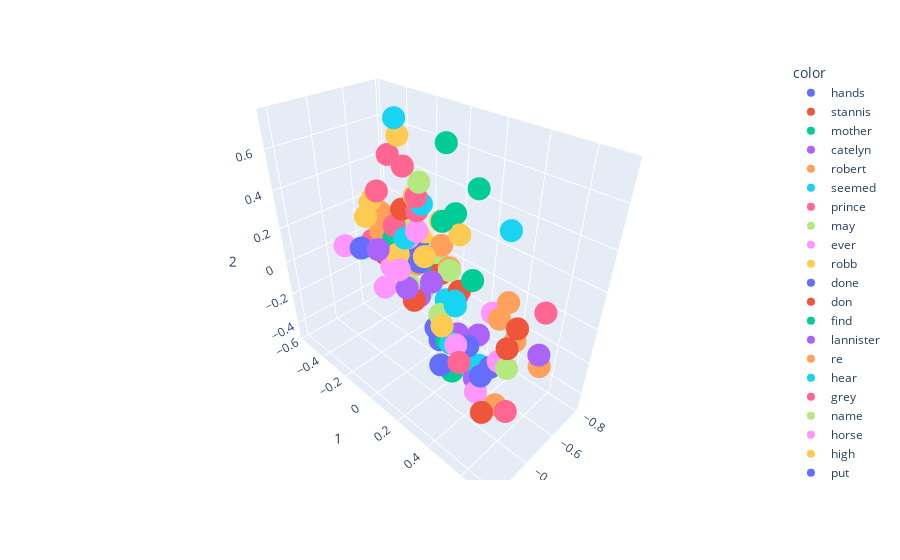

Here is the notebook cell this chart was saved with:
### Code cell
import plotly.express as px
fig = px.scatter_3d(X[200:300],x=0,y=1,z=2, color=y[200:300])
fig.show()

### Figure 1 — Plotly figure (JSON) as saved in the notebook; plotly's stock layout.template omitted (floating-point values rounded to 4 significant figures)
{"data": [{"hovertemplate": "color=hands<br>0=%{x}<br>1=%{y}<br>2=%{z}<extra></extra>", "legendgroup": "hands", "marker": {"color": "#636efa", "symbol": "circle"}, "mode": "markers", "name": "hands", "scene": "scene", "showlegend": true, "type": "scatter3d", "x": [-0.5166], "y": [0.436], "z": [-0.2443]}, {"hovertemplate": "color=stannis<br>0=%{x}<br>1=%{y}<br>2=%{z}<extra></extra>", "legendgroup": "stannis", "marker": {"color": "#EF553B", "symbol": "circle"}, "mode": "markers", "name": "stannis", "scene": "scene", "showlegend": true, "type": "scatter3d", "x": [-0.6464], "y": [-0.2774], "z": [0.2453]}, {"hovertemplate": "color=mother<br>0=%{x}<br>1=%{y}<br>2=%{z}<extra></extra>", "legendgroup": "mother", "marker": {"color": "#00cc96", "symbol": "circle"}, "mode": "markers", "name": "mother", "scene": "scene", "showlegend": true, "type": "scatter3d", "x": [-0.6449], "y": [-0.3432], "z": [0.05026]}, {"hovertemplate": "color=catelyn<br>0=%{x}<br>1=%{y}<br>2=%{z}<extra></extra>", "legendgroup": "catelyn", "marker": {"color": "#ab63fa", "symbol": "circle"}, "mode": "markers", "name": "catelyn", "scene": "scene", "showlegend": true, "type": "scatter3d", "x": [-0.5385], "y": [-0.1345], "z": [-0.1099]}, {"hovertemplate": "color=robert<br>0=%{x}<br>1=%{y}<br>2=%{z}<extra></extra>", "legendgroup": "robert", "marker": {"color": "#FFA15A", "symbol": "circle"}, "mode": "markers", "name": "robert", "scene": "scene", "showlegend": true, "type": "scatter3d", "x": [-0.6316], "y": [-0.4326], "z": [0.06473]}, {"hovertemplate": "color=seemed<br>0=%{x}<br>1=%{y}<br>2=%{z}<extra></extra>", "legendgroup": "seemed", "marker": {"color": "#19d3f3", "symbol": "circle"}, "mode": "markers", "name": "seemed", "scene": "scene", "showlegend": true, "type": "scatter3d", "x": [-0.6161], "y": [0.1264], "z": [-0.1205]}, {"hovertemplate": "color=prince<br>0=%{x}<br>1=%{y}<br>2=%{z}<extra></extra>", "legendgroup": "prince", "marker": {"color": "#FF6692", "symbol": "circle"}, "mode": "markers", "name": "prince", "scene": "scene", "showlegend": true, "type": "scatter3d", "x": [-0.5963], "y": [-0.4627], "z": [0.006845]}, {"hovertemplate": "color=may<br>0=%{x}<br>1=%{y}<br>2=%{z}<extra></extra>", "legendgroup": "may", "marker": {"color": "#B6E880", "symbol": "circle"}, "mode": "markers", "name": "may", "scene": "scene", "showlegend": true, "type": "scatter3d", "x": [-0.7062], "y": [-0.3955], "z": [0.04179]}, {"hovertemplate": "color=ever<br>0=%{x}<br>1=%{y}<br>2=%{z}<extra></extra>", "legendgroup": "ever", "marker": {"color": "#FF97FF", "symbol": "circle"}, "mode": "markers", "name": "ever", "scene": "scene", "showlegend": true, "type": "scatter3d", "x": [-0.7156], "y": [-0.2457], "z": [0.1019]}, {"hovertemplate": "color=robb<br>0=%{x}<br>1=%{y}<br>2=%{z}<extra></extra>", "legendgroup": "robb", "marker": {"color": "#FECB52", "symbol": "circle"}, "mode": "markers", "name": "robb", "scene": "scene", "showlegend": true, "type": "scatter3d", "x": [-0.6119], "y": [-0.2784], "z": [-0.003916]}, {"hovertemplate": "color=done<br>0=%{x}<br>1=%{y}<br>2=%{z}<extra></extra>", "legendgroup": "done", "marker": {"color": "#636efa", "symbol": "circle"}, "mode": "markers", "name": "done", "scene": "scene", "showlegend": true, "type": "scatter3d", "x": [-0.7659], "y": [-0.2817], "z": [-0.03727]}, {"hovertemplate": "color=don<br>0=%{x}<br>1=%{y}<br>2=%{z}<extra></extra>", "legendgroup": "don", "marker": {"color": "#EF553B", "symbol": "circle"}, "mode": "markers", "name": "don", "scene": "scene", "showlegend": true, "type": "scatter3d", "x": [-0.6667], "y": [-0.3041], "z": [-0.158]}, {"hovertemplate": "color=find<br>0=%{x}<br>1=%{y}<br>2=%{z}<extra></extra>", "legendgroup": "find", "marker": {"color": "#00cc96", "symbol": "circle"}, "mode": "markers", "name": "find", "scene": "scene", "showlegend": true, "type": "scatter3d", "x": [-0.7391], "y": [-0.2074], "z": [-0.08138]}, {"hovertemplate": "color=lannister<br>0=%{x}<br>1=%{y}<br>2=%{z}<extra></extra>", "legendgroup": "lannister", "marker": {"color": "#ab63fa", "symbol": "circle"}, "mode": "markers", "name": "lannister", "scene": "scene", "showlegend": true, "type": "scatter3d", "x": [-0.5017], "y": [-0.3024], "z": [0.06115]}, {"hovertemplate": "color=re<br>0=%{x}<br>1=%{y}<br>2=%{z}<extra></extra>", "legendgroup": "re", "marker": {"color": "#FFA15A", "symbol": "circle"}, "mode": "markers", "name": "re", "scene": "scene", "showlegend": true, "type": "scatter3d", "x": [-0.6643], "y": [-0.1941], "z": [-0.05461]}, {"hovertemplate": "color=hear<br>0=%{x}<br>1=%{y}<br>2=%{z}<extra></extra>", "legendgroup": "hear", "marker": {"color": "#19d3f3", "symbol": "circle"}, "mode": "markers", "name": "hear", "scene": "scene", "showlegend": true, "type": "scatter3d", "x": [-0.6819], "y": [0.003659], "z": [-0.1892]}, {"hovertemplate": "color=grey<br>0=%{x}<br>1=%{y}<br>2=%{z}<extra></extra>", "legendgroup": "grey", "marker": {"color": "#FF6692", "symbol": "circle"}, "mode": "markers", "name": "grey", "scene": "scene", "showlegend": true, "type": "scatter3d", "x": [-0.2042], "y": [0.5148], "z": [0.06921]}, {"hovertemplate": "color=name<br>0=%{x}<br>1=%{y}<br>2=%{z}<extra></extra>", "legendgroup": "name", "marker": {"color": "#B6E880", "symbol": "circle"}, "mode": "markers", "name": "name", "scene": "scene", "showlegend": true, "type": "scatter3d", "x": [-0.7576], "y": [-0.3775], "z": [0.05449]}, {"hovertemplate": "color=horse<br>0=%{x}<br>1=%{y}<br>2=%{z}<extra></extra>", "legendgroup": "horse", "marker": {"color": "#FF97FF", "symbol": "circle"}, "mode": "markers", "name": "horse", "scene": "scene", "showlegend": true, "type": "scatter3d", "x": [-0.5016], "y": [0.487], "z": [-0.1586]}, {"hovertemplate": "color=high<br>0=%{x}<br>1=%{y}<br>2=%{z}<extra></extra>", "legendgroup": "high", "marker": {"color": "#FECB52", "symbol": "circle"}, "mode": "markers", "name": "high", "scene": "scene", "showlegend": true, "type": "scatter3d", "x": [-0.3219], "y": [0.2134], "z": [0.3471]}, {"hovertemplate": "color=put<br>0=%{x}<br>1=%{y}<br>2=%{z}<extra></extra>", "legendgroup": "put", "marker": {"color": "#636efa", "symbol": "circle"}, "mode": "markers", "name": "put", "scene": "scene", "showlegend": true, "type": "scatter3d", "x": [-0.6573], "y": [-0.04298], "z": [-0.3951]}, {"hovertemplate": "color=stone<br>0=%{x}<br>1=%{y}<br>2=%{z}<extra></extra>", "legendgroup": "stone", "marker": {"color": "#EF553B", "symbol": "circle"}, "mode": "markers", "name": "stone", "scene": "scene", "showlegend": true, "type": "scatter3d", "x": [-0.2838], "y": [0.6974], "z": [0.3019]}, {"hovertemplate": "color=wine<br>0=%{x}<br>1=%{y}<br>2=%{z}<extra></extra>", "legendgroup": "wine", "marker": {"color": "#00cc96", "symbol": "circle"}, "mode": "markers", "name": "wine", "scene": "scene", "showlegend": true, "type": "scatter3d", "x": [-0.4623], "y": [0.2179], "z": [-0.1881]}, {"hovertemplate": "color=hard<br>0=%{x}<br>1=%{y}<br>2=%{z}<extra></extra>", "legendgroup": "hard", "marker": {"color": "#ab63fa", "symbol": "circle"}, "mode": "markers", "name": "hard", "scene": "scene", "showlegend": true, "type": "scatter3d", "x": [-0.5162], "y": [0.5024], "z": [-0.1811]}, {"hovertemplate": "color=water<br>0=%{x}<br>1=%{y}<br>2=%{z}<extra></extra>", "legendgroup": "water", "marker": {"color": "#FFA15A", "symbol": "circle"}, "mode": "markers", "name": "water", "scene": "scene", "showlegend": true, "type": "scatter3d", "x": [-0.4355], "y": [0.7201], "z": [0.02816]}, {"hovertemplate": "color=upon<br>0=%{x}<br>1=%{y}<br>2=%{z}<extra></extra>", "legendgroup": "upon", "marker": {"color": "#19d3f3", "symbol": "circle"}, "mode": "markers", "name": "upon", "scene": "scene", "showlegend": true, "type": "scatter3d", "x": [-0.4785], "y": [0.2407], "z": [0.05217]}, {"hovertemplate": "color=fire<br>0=%{x}<br>1=%{y}<br>2=%{z}<extra></extra>", "legendgroup": "fire", "marker": {"color": "#FF6692", "symbol": "circle"}, "mode": "markers", "name": "fire", "scene": "scene", "showlegend": true, "type": "scatter3d", "x": [-0.5187], "y": [0.6646], "z": [0.2119]}, {"hovertemplate": "color=iron<br>0=%{x}<br>1=%{y}<br>2=%{z}<extra></extra>", "legendgroup": "iron", "marker": {"color": "#B6E880", "symbol": "circle"}, "mode": "markers", "name": "iron", "scene": "scene", "showlegend": true, "type": "scatter3d", "x": [-0.3666], "y": [0.307], "z": [0.305]}, {"hovertemplate": "color=until<br>0=%{x}<br>1=%{y}<br>2=%{z}<extra></extra>", "legendgroup": "until", "marker": {"color": "#FF97FF", "symbol": "circle"}, "mode": "markers", "name": "until", "scene": "scene", "showlegend": true, "type": "scatter3d", "x": [-0.6995], "y": [0.2892], "z": [-0.12]}, {"hovertemplate": "color=these<br>0=%{x}<br>1=%{y}<br>2=%{z}<extra></extra>", "legendgroup": "these", "marker": {"color": "#FECB52", "symbol": "circle"}, "mode": "markers", "name": "these", "scene": "scene", "showlegend": true, "type": "scatter3d", "x": [-0.6199], "y": [-0.2619], "z": [0.6333]}, {"hovertemplate": "color=voice<br>0=%{x}<br>1=%{y}<br>2=%{z}<extra></extra>", "legendgroup": "voice", "marker": {"color": "#636efa", "symbol": "circle"}, "mode": "markers", "name": "voice", "scene": "scene", "showlegend": true, "type": "scatter3d", "x": [-0.5219], "y": [0.116], "z": [-0.2897]}, {"hovertemplate": "color=gone<br>0=%{x}<br>1=%{y}<br>2=%{z}<extra></extra>", "legendgroup": "gone", "marker": {"color": "#EF553B", "symbol": "circle"}, "mode": "markers", "name": "gone", "scene": "scene", "showlegend": true, "type": "scatter3d", "x": [-0.6514], "y": [0.1172], "z": [-0.0545]}, {"hovertemplate": "color=give<br>0=%{x}<br>1=%{y}<br>2=%{z}<extra></extra>", "legendgroup": "give", "marker": {"color": "#00cc96", "symbol": "circle"}, "mode": "markers", "name": "give", "scene": "scene", "showlegend": true, "type": "scatter3d", "x": [-0.6778], "y": [-0.3789], "z": [-0.1751]}, {"hovertemplate": "color=sam<br>0=%{x}<br>1=%{y}<br>2=%{z}<extra></extra>", "legendgroup": "sam", "marker": {"color": "#ab63fa", "symbol": "circle"}, "mode": "markers", "name": "sam", "scene": "scene", "showlegend": true, "type": "scatter3d", "x": [-0.5879], "y": [0.173], "z": [-0.256]}, {"hovertemplate": "color=seen<br>0=%{x}<br>1=%{y}<br>2=%{z}<extra></extra>", "legendgroup": "seen", "marker": {"color": "#FFA15A", "symbol": "circle"}, "mode": "markers", "name": "seen", "scene": "scene", "showlegend": true, "type": "scatter3d", "x": [-0.6645], "y": [0.03443], "z": [0.03632]}, {"hovertemplate": "color=better<br>0=%{x}<br>1=%{y}<br>2=%{z}<extra></extra>", "legendgroup": "better", "marker": {"color": "#19d3f3", "symbol": "circle"}, "mode": "markers", "name": "better", "scene": "scene", "showlegend": true, "type": "scatter3d", "x": [-0.6637], "y": [-0.2793], "z": [0.06887]}, {"hovertemplate": "color=shall<br>0=%{x}<br>1=%{y}<br>2=%{z}<extra></extra>", "legendgroup": "shall", "marker": {"color": "#FF6692", "symbol": "circle"}, "mode": "markers", "name": "shall", "scene": "scene", "showlegend": true, "type": "scatter3d", "x": [-0.6613], "y": [-0.3568], "z": [0.1123]}, {"hovertemplate": "color=ned<br>0=%{x}<br>1=%{y}<br>2=%{z}<extra></extra>", "legendgroup": "ned", "marker": {"color": "#B6E880", "symbol": "circle"}, "mode": "markers", "name": "ned", "scene": "scene", "showlegend": true, "type": "scatter3d", "x": [-0.5797], "y": [-0.1677], "z": [-0.1288]}, {"hovertemplate": "color=always<br>0=%{x}<br>1=%{y}<br>2=%{z}<extra></extra>", "legendgroup": "always", "marker": {"color": "#FF97FF", "symbol": "circle"}, "mode": "markers", "name": "always", "scene": "scene", "showlegend": true, "type": "scatter3d", "x": [-0.682], "y": [-0.2718], "z": [0.06644]}, {"hovertemplate": "color=years<br>0=%{x}<br>1=%{y}<br>2=%{z}<extra></extra>", "legendgroup": "years", "marker": {"color": "#FECB52", "symbol": "circle"}, "mode": "markers", "name": "years", "scene": "scene", "showlegend": true, "type": "scatter3d", "x": [-0.6226], "y": [-0.1595], "z": [0.3693]}, {"hovertemplate": "color=between<br>0=%{x}<br>1=%{y}<br>2=%{z}<extra></extra>", "legendgroup": "between", "marker": {"color": "#636efa", "symbol": "circle"}, "mode": "markers", "name": "between", "scene": "scene", "showlegend": true, "type": "scatter3d", "x": [-0.3604], "y": [0.5023], "z": [-0.1322]}, {"hovertemplate": "color=dark<br>0=%{x}<br>1=%{y}<br>2=%{z}<extra></extra>", "legendgroup": "dark", "marker": {"color": "#EF553B", "symbol": "circle"}, "mode": "markers", "name": "dark", "scene": "scene", "showlegend": true, "type": "scatter3d", "x": [-0.3428], "y": [0.6278], "z": [0.1221]}, {"hovertemplate": "color=place<br>0=%{x}<br>1=%{y}<br>2=%{z}<extra></extra>", "legendgroup": "place", "marker": {"color": "#00cc96", "symbol": "circle"}, "mode": "markers", "name": "place", "scene": "scene", "showlegend": true, "type": "scatter3d", "x": [-0.7244], "y": [0.01034], "z": [0.3015]}, {"hovertemplate": "color=small<br>0=%{x}<br>1=%{y}<br>2=%{z}<extra></extra>", "legendgroup": "small", "marker": {"color": "#ab63fa", "symbol": "circle"}, "mode": "markers", "name": "small", "scene": "scene", "showlegend": true, "type": "scatter3d", "x": [-0.2842], "y": [0.2903], "z": [0.2839]}, {"hovertemplate": "color=cold<br>0=%{x}<br>1=%{y}<br>2=%{z}<extra></extra>", "legendgroup": "cold", "marker": {"color": "#FFA15A", "symbol": "circle"}, "mode": "markers", "name": "cold", "scene": "scene", "showlegend": true, "type": "scatter3d", "x": [-0.5366], "y": [0.5359], "z": [-0.02906]}, {"hovertemplate": "color=winterfell<br>0=%{x}<br>1=%{y}<br>2=%{z}<extra></extra>", "legendgroup": "winterfell", "marker": {"color": "#19d3f3", "symbol": "circle"}, "mode": "markers", "name": "winterfell", "scene": "scene", "showlegend": true, "type": "scatter3d", "x": [-0.681], "y": [-0.1725], "z": [0.2992]}, {"hovertemplate": "color=most<br>0=%{x}<br>1=%{y}<br>2=%{z}<extra></extra>", "legendgroup": "most", "marker": {"color": "#FF6692", "symbol": "circle"}, "mode": "markers", "name": "most", "scene": "scene", "showlegend": true, "type": "scatter3d", "x": [-0.5904], "y": [-0.3], "z": [0.5404]}, {"hovertemplate": "color=hundred<br>0=%{x}<br>1=%{y}<br>2=%{z}<extra></extra>", "legendgroup": "hundred", "marker": {"color": "#B6E880", "symbol": "circle"}, "mode": "markers", "name": "hundred", "scene": "scene", "showlegend": true, "type": "scatter3d", "x": [-0.4143], "y": [0.08968], "z": [0.5919]}, {"hovertemplate": "color=stood<br>0=%{x}<br>1=%{y}<br>2=%{z}<extra></extra>", "legendgroup": "stood", "marker": {"color": "#FF97FF", "symbol": "circle"}, "mode": "markers", "name": "stood", "scene": "scene", "showlegend": true, "type": "scatter3d", "x": [-0.3626], "y": [0.3581], "z": [-0.05382]}, {"hovertemplate": "color=end<br>0=%{x}<br>1=%{y}<br>2=%{z}<extra></extra>", "legendgroup": "end", "marker": {"color": "#FECB52", "symbol": "circle"}, "mode": "markers", "name": "end", "scene": "scene", "showlegend": true, "type": "scatter3d", "x": [-0.6763], "y": [0.08388], "z": [0.2387]}, {"hovertemplate": "color=sister<br>0=%{x}<br>1=%{y}<br>2=%{z}<extra></extra>", "legendgroup": "sister", "marker": {"color": "#636efa", "symbol": "circle"}, "mode": "markers", "name": "sister", "scene": "scene", "showlegend": true, "type": "scatter3d", "x": [-0.6823], "y": [-0.4211], "z": [-0.1012]}, {"hovertemplate": "color=words<br>0=%{x}<br>1=%{y}<br>2=%{z}<extra></extra>", "legendgroup": "words", "marker": {"color": "#EF553B", "symbol": "circle"}, "mode": "markers", "name": "words", "scene": "scene", "showlegend": true, "type": "scatter3d", "x": [-0.7137], "y": [-0.06214], "z": [-0.07018]}, {"hovertemplate": "color=sea<br>0=%{x}<br>1=%{y}<br>2=%{z}<extra></extra>", "legendgroup": "sea", "marker": {"color": "#00cc96", "symbol": "circle"}, "mode": "markers", "name": "sea", "scene": "scene", "showlegend": true, "type": "scatter3d", "x": [-0.5538], "y": [0.2781], "z": [0.5807]}, {"hovertemplate": "color=right<br>0=%{x}<br>1=%{y}<br>2=%{z}<extra></extra>", "legendgroup": "right", "marker": {"color": "#ab63fa", "symbol": "circle"}, "mode": "markers", "name": "right", "scene": "scene", "showlegend": true, "type": "scatter3d", "x": [-0.6208], "y": [0.2756], "z": [-0.2185]}, {"hovertemplate": "color=nothing<br>0=%{x}<br>1=%{y}<br>2=%{z}<extra></extra>", "legendgroup": "nothing", "marker": {"color": "#FFA15A", "symbol": "circle"}, "mode": "markers", "name": "nothing", "scene": "scene", "showlegend": true, "type": "scatter3d", "x": [-0.6868], "y": [-0.03948], "z": [0.1216]}, {"hovertemplate": "color=walls<br>0=%{x}<br>1=%{y}<br>2=%{z}<extra></extra>", "legendgroup": "walls", "marker": {"color": "#19d3f3", "symbol": "circle"}, "mode": "markers", "name": "walls", "scene": "scene", "showlegend": true, "type": "scatter3d", "x": [-0.413], "y": [0.5419], "z": [0.5652]}, {"hovertemplate": "color=fingers<br>0=%{x}<br>1=%{y}<br>2=%{z}<extra></extra>", "legendgroup": "fingers", "marker": {"color": "#FF6692", "symbol": "circle"}, "mode": "markers", "name": "fingers", "scene": "scene", "showlegend": true, "type": "scatter3d", "x": [-0.4392], "y": [0.5947], "z": [-0.3453]}, {"hovertemplate": "color=same<br>0=%{x}<br>1=%{y}<br>2=%{z}<extra></extra>", "legendgroup": "same", "marker": {"color": "#B6E880", "symbol": "circle"}, "mode": "markers", "name": "same", "scene": "scene", "showlegend": true, "type": "scatter3d", "x": [-0.6903], "y": [-0.07634], "z": [0.06091]}, {"hovertemplate": "color=cloak<br>0=%{x}<br>1=%{y}<br>2=%{z}<extra></extra>", "legendgroup": "cloak", "marker": {"color": "#FF97FF", "symbol": "circle"}, "mode": "markers", "name": "cloak", "scene": "scene", "showlegend": true, "type": "scatter3d", "x": [-0.3264], "y": [0.5097], "z": [-0.1962]}, {"hovertemplate": "color=house<br>0=%{x}<br>1=%{y}<br>2=%{z}<extra></extra>", "legendgroup": "house", "marker": {"color": "#FECB52", "symbol": "circle"}, "mode": "markers", "name": "house", "scene": "scene", "showlegend": true, "type": "scatter3d", "x": [-0.4073], "y": [-0.2584], "z": [0.3056]}, {"hovertemplate": "color=young<br>0=%{x}<br>1=%{y}<br>2=%{z}<extra></extra>", "legendgroup": "young", "marker": {"color": "#636efa", "symbol": "circle"}, "mode": "markers", "name": "young", "scene": "scene", "showlegend": true, "type": "scatter3d", "x": [-0.4694], "y": [-0.3997], "z": [0.04099]}, {"hovertemplate": "color=does<br>0=%{x}<br>1=%{y}<br>2=%{z}<extra></extra>", "legendgroup": "does", "marker": {"color": "#EF553B", "symbol": "circle"}, "mode": "markers", "name": "does", "scene": "scene", "showlegend": true, "type": "scatter3d", "x": [-0.6755], "y": [-0.4645], "z": [-0.1179]}, {"hovertemplate": "color=beside<br>0=%{x}<br>1=%{y}<br>2=%{z}<extra></extra>", "legendgroup": "beside", "marker": {"color": "#00cc96", "symbol": "circle"}, "mode": "markers", "name": "beside", "scene": "scene", "showlegend": true, "type": "scatter3d", "x": [-0.3956], "y": [0.3137], "z": [-0.2694]}, {"hovertemplate": "color=get<br>0=%{x}<br>1=%{y}<br>2=%{z}<extra></extra>", "legendgroup": "get", "marker": {"color": "#ab63fa", "symbol": "circle"}, "mode": "markers", "name": "get", "scene": "scene", "showlegend": true, "type": "scatter3d", "x": [-0.7444], "y": [0.01977], "z": [-0.1939]}, {"hovertemplate": "color=mouth<br>0=%{x}<br>1=%{y}<br>2=%{z}<extra></extra>", "legendgroup": "mouth", "marker": {"color": "#FFA15A", "symbol": "circle"}, "mode": "markers", "name": "mouth", "scene": "scene", "showlegend": true, "type": "scatter3d", "x": [-0.4837], "y": [0.506], "z": [-0.4136]}, {"hovertemplate": "color=seven<br>0=%{x}<br>1=%{y}<br>2=%{z}<extra></extra>", "legendgroup": "seven", "marker": {"color": "#19d3f3", "symbol": "circle"}, "mode": "markers", "name": "seven", "scene": "scene", "showlegend": true, "type": "scatter3d", "x": [-0.5579], "y": [-0.2079], "z": [0.7393]}, {"hovertemplate": "color=watch<br>0=%{x}<br>1=%{y}<br>2=%{z}<extra></extra>", "legendgroup": "watch", "marker": {"color": "#FF6692", "symbol": "circle"}, "mode": "markers", "name": "watch", "scene": "scene", "showlegend": true, "type": "scatter3d", "x": [-0.6587], "y": [-0.182], "z": [0.2679]}, {"hovertemplate": "color=door<br>0=%{x}<br>1=%{y}<br>2=%{z}<extra></extra>", "legendgroup": "door", "marker": {"color": "#B6E880", "symbol": "circle"}, "mode": "markers", "name": "door", "scene": "scene", "showlegend": true, "type": "scatter3d", "x": [-0.5031], "y": [0.5329], "z": [-0.1705]}, {"hovertemplate": "color=joffrey<br>0=%{x}<br>1=%{y}<br>2=%{z}<extra></extra>", "legendgroup": "joffrey", "marker": {"color": "#FF97FF", "symbol": "circle"}, "mode": "markers", "name": "joffrey", "scene": "scene", "showlegend": true, "type": "scatter3d", "x": [-0.6158], "y": [-0.3377], "z": [-0.1131]}, {"hovertemplate": "color=green<br>0=%{x}<br>1=%{y}<br>2=%{z}<extra></extra>", "legendgroup": "green", "marker": {"color": "#FECB52", "symbol": "circle"}, "mode": "markers", "name": "green", "scene": "scene", "showlegend": true, "type": "scatter3d", "x": [-0.174], "y": [0.4527], "z": [0.2306]}, {"hovertemplate": "color=big<br>0=%{x}<br>1=%{y}<br>2=%{z}<extra></extra>", "legendgroup": "big", "marker": {"color": "#636efa", "symbol": "circle"}, "mode": "markers", "name": "big", "scene": "scene", "showlegend": true, "type": "scatter3d", "x": [-0.3132], "y": [0.3201], "z": [-0.1646]}, {"hovertemplate": "color=under<br>0=%{x}<br>1=%{y}<br>2=%{z}<extra></extra>", "legendgroup": "under", "marker": {"color": "#EF553B", "symbol": "circle"}, "mode": "markers", "name": "under", "scene": "scene", "showlegend": true, "type": "scatter3d", "x": [-0.2685], "y": [0.5915], "z": [-0.2057]}, {"hovertemplate": "color=few<br>0=%{x}<br>1=%{y}<br>2=%{z}<extra></extra>", "legendgroup": "few", "marker": {"color": "#00cc96", "symbol": "circle"}, "mode": "markers", "name": "few", "scene": "scene", "showlegend": true, "type": "scatter3d", "x": [-0.5053], "y": [0.1333], "z": [0.399]}, {"hovertemplate": "color=sent<br>0=%{x}<br>1=%{y}<br>2=%{z}<extra></extra>", "legendgroup": "sent", "marker": {"color": "#ab63fa", "symbol": "circle"}, "mode": "markers", "name": "sent", "scene": "scene", "showlegend": true, "type": "scatter3d", "x": [-0.619], "y": [-0.1281], "z": [-0.2027]}, {"hovertemplate": "color=perhaps<br>0=%{x}<br>1=%{y}<br>2=%{z}<extra></extra>", "legendgroup": "perhaps", "marker": {"color": "#FFA15A", "symbol": "circle"}, "mode": "markers", "name": "perhaps", "scene": "scene", "showlegend": true, "type": "scatter3d", "x": [-0.7015], "y": [-0.5192], "z": [0.1138]}, {"hovertemplate": "color=almost<br>0=%{x}<br>1=%{y}<br>2=%{z}<extra></extra>", "legendgroup": "almost", "marker": {"color": "#19d3f3", "symbol": "circle"}, "mode": "markers", "name": "almost", "scene": "scene", "showlegend": true, "type": "scatter3d", "x": [-0.5368], "y": [0.3564], "z": [-0.3033]}, {"hovertemplate": "color=such<br>0=%{x}<br>1=%{y}<br>2=%{z}<extra></extra>", "legendgroup": "such", "marker": {"color": "#FF6692", "symbol": "circle"}, "mode": "markers", "name": "such", "scene": "scene", "showlegend": true, "type": "scatter3d", "x": [-0.6606], "y": [-0.4857], "z": [0.2662]}, {"hovertemplate": "color=wanted<br>0=%{x}<br>1=%{y}<br>2=%{z}<extra></extra>", "legendgroup": "wanted", "marker": {"color": "#B6E880", "symbol": "circle"}, "mode": "markers", "name": "wanted", "scene": "scene", "showlegend": true, "type": "scatter3d", "x": [-0.7735], "y": [-0.266], "z": [-0.3297]}, {"hovertemplate": "color=daughter<br>0=%{x}<br>1=%{y}<br>2=%{z}<extra></extra>", "legendgroup": "daughter", "marker": {"color": "#FF97FF", "symbol": "circle"}, "mode": "markers", "name": "daughter", "scene": "scene", "showlegend": true, "type": "scatter3d", "x": [-0.4348], "y": [-0.4912], "z": [0.02957]}, {"hovertemplate": "color=true<br>0=%{x}<br>1=%{y}<br>2=%{z}<extra></extra>", "legendgroup": "true", "marker": {"color": "#FECB52", "symbol": "circle"}, "mode": "markers", "name": "true", "scene": "scene", "showlegend": true, "type": "scatter3d", "x": [-0.6758], "y": [-0.5673], "z": [0.1751]}, {"hovertemplate": "color=while<br>0=%{x}<br>1=%{y}<br>2=%{z}<extra></extra>", "legendgroup": "while", "marker": {"color": "#636efa", "symbol": "circle"}, "mode": "markers", "name": "while", "scene": "scene", "showlegend": true, "type": "scatter3d", "x": [-0.4047], "y": [0.3896], "z": [-0.06795]}, {"hovertemplate": "color=leave<br>0=%{x}<br>1=%{y}<br>2=%{z}<extra></extra>", "legendgroup": "leave", "marker": {"color": "#EF553B", "symbol": "circle"}, "mode": "markers", "name": "leave", "scene": "scene", "showlegend": true, "type": "scatter3d", "x": [-0.7408], "y": [-0.3047], "z": [-0.09347]}, {"hovertemplate": "color=city<br>0=%{x}<br>1=%{y}<br>2=%{z}<extra></extra>", "legendgroup": "city", "marker": {"color": "#00cc96", "symbol": "circle"}, "mode": "markers", "name": "city", "scene": "scene", "showlegend": true, "type": "scatter3d", "x": [-0.63], "y": [0.03035], "z": [0.6756]}, {"hovertemplate": "color=wind<br>0=%{x}<br>1=%{y}<br>2=%{z}<extra></extra>", "legendgroup": "wind", "marker": {"color": "#ab63fa", "symbol": "circle"}, "mode": "markers", "name": "wind", "scene": "scene", "showlegend": true, "type": "scatter3d", "x": [-0.4328], "y": [0.7121], "z": [0.08509]}, {"hovertemplate": "color=light<br>0=%{x}<br>1=%{y}<br>2=%{z}<extra></extra>", "legendgroup": "light", "marker": {"color": "#FFA15A", "symbol": "circle"}, "mode": "markers", "name": "light", "scene": "scene", "showlegend": true, "type": "scatter3d", "x": [-0.4867], "y": [0.5153], "z": [0.1954]}, {"hovertemplate": "color=arms<br>0=%{x}<br>1=%{y}<br>2=%{z}<extra></extra>", "legendgroup": "arms", "marker": {"color": "#19d3f3", "symbol": "circle"}, "mode": "markers", "name": "arms", "scene": "scene", "showlegend": true, "type": "scatter3d", "x": [-0.4119], "y": [0.2863], "z": [-0.1251]}, {"hovertemplate": "color=children<br>0=%{x}<br>1=%{y}<br>2=%{z}<extra></extra>", "legendgroup": "children", "marker": {"color": "#FF6692", "symbol": "circle"}, "mode": "markers", "name": "children", "scene": "scene", "showlegend": true, "type": "scatter3d", "x": [-0.6043], "y": [-0.2149], "z": [0.5054]}, {"hovertemplate": "color=herself<br>0=%{x}<br>1=%{y}<br>2=%{z}<extra></extra>", "legendgroup": "herself", "marker": {"color": "#B6E880", "symbol": "circle"}, "mode": "markers", "name": "herself", "scene": "scene", "showlegend": true, "type": "scatter3d", "x": [-0.5909], "y": [0.04806], "z": [-0.2076]}, {"hovertemplate": "color=sweet<br>0=%{x}<br>1=%{y}<br>2=%{z}<extra></extra>", "legendgroup": "sweet", "marker": {"color": "#FF97FF", "symbol": "circle"}, "mode": "markers", "name": "sweet", "scene": "scene", "showlegend": true, "type": "scatter3d", "x": [-0.5272], "y": [-0.296], "z": [-0.185]}, {"hovertemplate": "color=others<br>0=%{x}<br>1=%{y}<br>2=%{z}<extra></extra>", "legendgroup": "others", "marker": {"color": "#FECB52", "symbol": "circle"}, "mode": "markers", "name": "others", "scene": "scene", "showlegend": true, "type": "scatter3d", "x": [-0.5218], "y": [0.1078], "z": [0.3835]}, {"hovertemplate": "color=lost<br>0=%{x}<br>1=%{y}<br>2=%{z}<extra></extra>", "legendgroup": "lost", "marker": {"color": "#636efa", "symbol": "circle"}, "mode": "markers", "name": "lost", "scene": "scene", "showlegend": true, "type": "scatter3d", "x": [-0.6426], "y": [-0.1492], "z": [-0.008594]}, {"hovertemplate": "color=theon<br>0=%{x}<br>1=%{y}<br>2=%{z}<extra></extra>", "legendgroup": "theon", "marker": {"color": "#EF553B", "symbol": "circle"}, "mode": "markers", "name": "theon", "scene": "scene", "showlegend": true, "type": "scatter3d", "x": [-0.549], "y": [-0.09393], "z": [-0.1727]}, {"hovertemplate": "color=each<br>0=%{x}<br>1=%{y}<br>2=%{z}<extra></extra>", "legendgroup": "each", "marker": {"color": "#00cc96", "symbol": "circle"}, "mode": "markers", "name": "each", "scene": "scene", "showlegend": true, "type": "scatter3d", "x": [-0.4438], "y": [0.3625], "z": [0.2457]}, {"hovertemplate": "color=felt<br>0=%{x}<br>1=%{y}<br>2=%{z}<extra></extra>", "legendgroup": "felt", "marker": {"color": "#ab63fa", "symbol": "circle"}, "mode": "markers", "name": "felt", "scene": "scene", "showlegend": true, "type": "scatter3d", "x": [-0.5871], "y": [0.2967], "z": [-0.4741]}, {"hovertemplate": "color=side<br>0=%{x}<br>1=%{y}<br>2=%{z}<extra></extra>", "legendgroup": "side", "marker": {"color": "#FFA15A", "symbol": "circle"}, "mode": "markers", "name": "side", "scene": "scene", "showlegend": true, "type": "scatter3d", "x": [-0.5375], "y": [0.4456], "z": [0.0362]}, {"hovertemplate": "color=yes<br>0=%{x}<br>1=%{y}<br>2=%{z}<extra></extra>", "legendgroup": "yes", "marker": {"color": "#19d3f3", "symbol": "circle"}, "mode": "markers", "name": "yes", "scene": "scene", "showlegend": true, "type": "scatter3d", "x": [-0.6014], "y": [-0.5681], "z": [-0.09311]}, {"hovertemplate": "color=brothers<br>0=%{x}<br>1=%{y}<br>2=%{z}<extra></extra>", "legendgroup": "brothers", "marker": {"color": "#FF6692", "symbol": "circle"}, "mode": "markers", "name": "brothers", "scene": "scene", "showlegend": true, "type": "scatter3d", "x": [-0.6213], "y": [-0.1475], "z": [0.3696]}, {"hovertemplate": "color=best<br>0=%{x}<br>1=%{y}<br>2=%{z}<extra></extra>", "legendgroup": "best", "marker": {"color": "#B6E880", "symbol": "circle"}, "mode": "markers", "name": "best", "scene": "scene", "showlegend": true, "type": "scatter3d", "x": [-0.7854], "y": [-0.3356], "z": [0.1439]}, {"hovertemplate": "color=very<br>0=%{x}<br>1=%{y}<br>2=%{z}<extra></extra>", "legendgroup": "very", "marker": {"color": "#FF97FF", "symbol": "circle"}, "mode": "markers", "name": "very", "scene": "scene", "showlegend": true, "type": "scatter3d", "x": [-0.5463], "y": [-0.1983], "z": [-0.03285]}, {"hovertemplate": "color=die<br>0=%{x}<br>1=%{y}<br>2=%{z}<extra></extra>", "legendgroup": "die", "marker": {"color": "#FECB52", "symbol": "circle"}, "mode": "markers", "name": "die", "scene": "scene", "showlegend": true, "type": "scatter3d", "x": [-0.7937], "y": [-0.2634], "z": [0.05781]}], "layout": {"legend": {"title": {"text": "color"}, "tracegroupgap": 0}, "margin": {"t": 60}, "scene": {"domain": {"x": [0, 1], "y": [0, 1]}, "xaxis": {"title": {"text": "0"}}, "yaxis": {"title": {"text": "1"}}, "zaxis": {"title": {"text": "2"}}}}}
